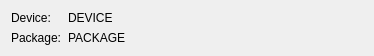
<?xml version="1.0" encoding="UTF-8"?>
<ui version="4.0">
 <class>Qnx::Internal::BlackBerryRunConfigurationWidget</class>
 <widget class="QWidget" name="Qnx::Internal::BlackBerryRunConfigurationWidget">
  <property name="geometry">
   <rect>
    <x>0</x>
    <y>0</y>
    <width>374</width>
    <height>53</height>
   </rect>
  </property>
  <property name="windowTitle">
   <string>Form</string>
  </property>
  <layout class="QFormLayout" name="formLayout">
   <item row="0" column="0">
    <widget class="QLabel" name="label">
     <property name="text">
      <string>Device:</string>
     </property>
    </widget>
   </item>
   <item row="0" column="1">
    <widget class="QLabel" name="deviceLabel">
     <property name="text">
      <string>DEVICE</string>
     </property>
    </widget>
   </item>
   <item row="1" column="0">
    <widget class="QLabel" name="label_2">
     <property name="text">
      <string>Package:</string>
     </property>
    </widget>
   </item>
   <item row="1" column="1">
    <widget class="QLabel" name="packageLabel">
     <property name="text">
      <string>PACKAGE</string>
     </property>
    </widget>
   </item>
  </layout>
 </widget>
 <resources/>
 <connections/>
</ui>
